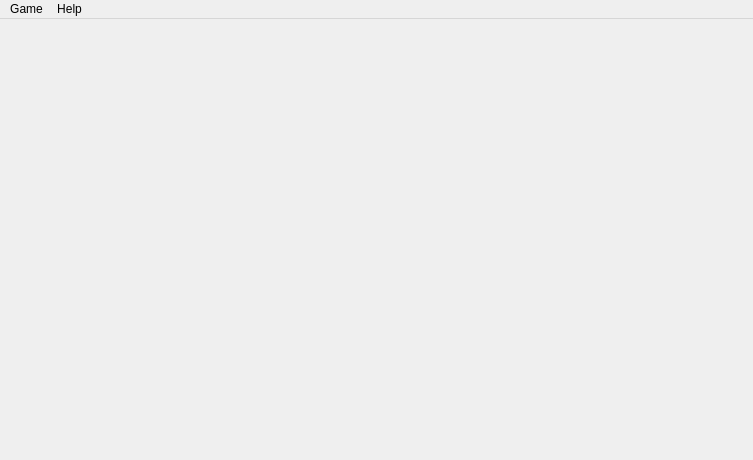
<?xml version="1.0" encoding="UTF-8"?>
<ui version="4.0">
 <class>MainWindow</class>
 <widget class="QMainWindow" name="MainWindow">
  <property name="geometry">
   <rect>
    <x>0</x>
    <y>0</y>
    <width>753</width>
    <height>460</height>
   </rect>
  </property>
  <property name="windowTitle">
   <string>Chess 0.6</string>
  </property>
  <property name="windowIcon">
   <iconset resource="resources.qrc">
    <normaloff>:/Icons/resources/icon/chess.ico</normaloff>:/Icons/resources/icon/chess.ico</iconset>
  </property>
  <widget class="QWidget" name="centralWidget"/>
  <widget class="QMenuBar" name="menuBar">
   <property name="geometry">
    <rect>
     <x>0</x>
     <y>0</y>
     <width>753</width>
     <height>21</height>
    </rect>
   </property>
   <widget class="QMenu" name="menuGame">
    <property name="title">
     <string>Game</string>
    </property>
    <addaction name="actionNew_game_against_computer"/>
    <addaction name="actionNew_game_against_human"/>
    <addaction name="separator"/>
    <addaction name="actionUndo"/>
    <addaction name="separator"/>
    <addaction name="actionExit"/>
   </widget>
   <widget class="QMenu" name="menuHelp">
    <property name="title">
     <string>Help</string>
    </property>
    <addaction name="actionAboutChess"/>
    <addaction name="actionAbout_Qt"/>
   </widget>
   <addaction name="menuGame"/>
   <addaction name="menuHelp"/>
  </widget>
  <action name="actionAboutChess">
   <property name="text">
    <string>About chess</string>
   </property>
  </action>
  <action name="actionAbout_Qt">
   <property name="text">
    <string>About Qt</string>
   </property>
  </action>
  <action name="actionNew_game_against_computer">
   <property name="text">
    <string>New game against computer</string>
   </property>
   <property name="shortcut">
    <string>F2</string>
   </property>
  </action>
  <action name="actionNew_game_against_human">
   <property name="text">
    <string>New game against human</string>
   </property>
   <property name="shortcut">
    <string>F3</string>
   </property>
  </action>
  <action name="actionExit">
   <property name="text">
    <string>Exit</string>
   </property>
  </action>
  <action name="actionOptions">
   <property name="text">
    <string>Options</string>
   </property>
  </action>
  <action name="actionResign">
   <property name="text">
    <string>Resign</string>
   </property>
  </action>
  <action name="actionUndo">
   <property name="text">
    <string>Undo</string>
   </property>
   <property name="shortcut">
    <string>Ctrl+Z</string>
   </property>
  </action>
  <action name="actionStatistics">
   <property name="text">
    <string>Statistics</string>
   </property>
  </action>
  <action name="actionChange_Appearance">
   <property name="text">
    <string>Change Appearance</string>
   </property>
  </action>
 </widget>
 <layoutdefault spacing="6" margin="11"/>
 <resources>
  <include location="resources.qrc"/>
 </resources>
 <connections/>
</ui>
